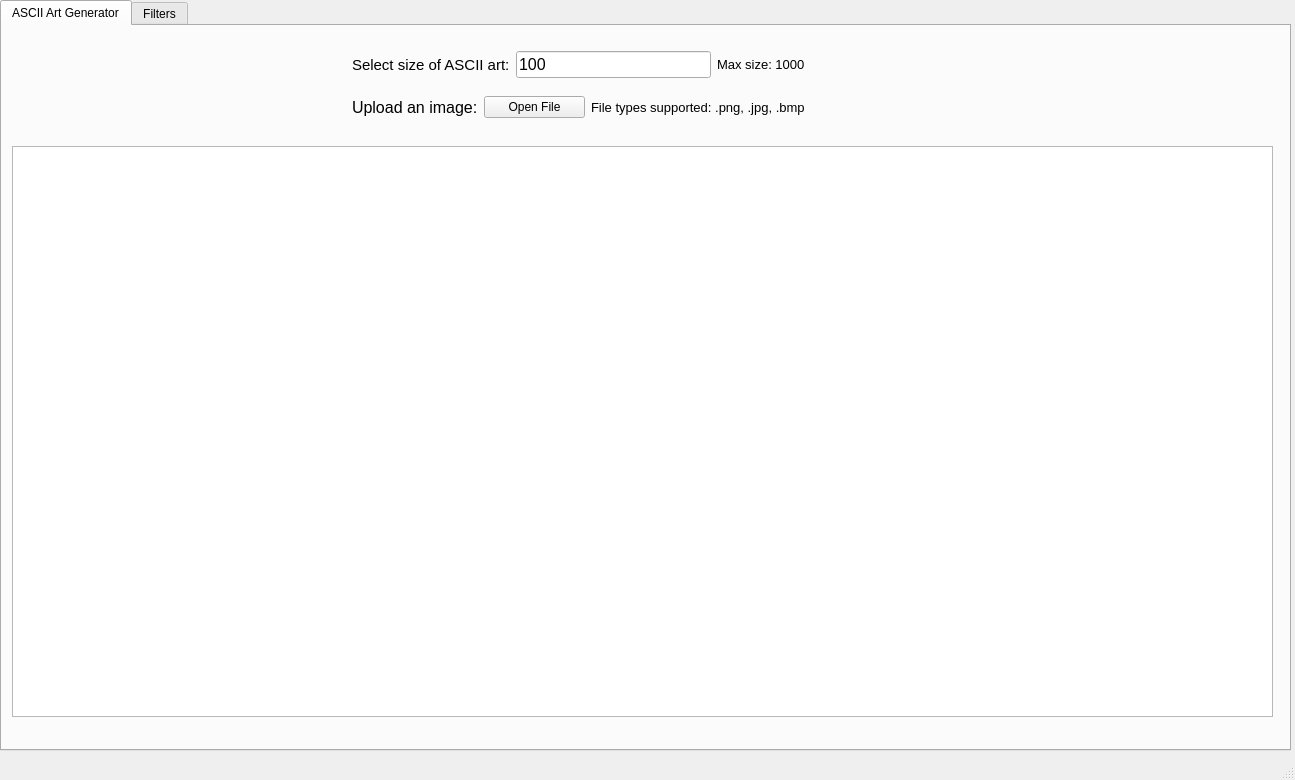
<?xml version="1.0" encoding="UTF-8"?>
<ui version="4.0">
 <class>MainWindow</class>
 <widget class="QMainWindow" name="MainWindow">
  <property name="geometry">
   <rect>
    <x>0</x>
    <y>0</y>
    <width>1295</width>
    <height>780</height>
   </rect>
  </property>
  <property name="windowTitle">
   <string>MainWindow</string>
  </property>
  <widget class="QWidget" name="centralwidget">
   <widget class="QTabWidget" name="tabWidget">
    <property name="geometry">
     <rect>
      <x>0</x>
      <y>0</y>
      <width>1291</width>
      <height>751</height>
     </rect>
    </property>
    <property name="currentIndex">
     <number>0</number>
    </property>
    <widget class="QWidget" name="tab">
     <attribute name="title">
      <string>ASCII Art Generator</string>
     </attribute>
     <widget class="QPlainTextEdit" name="plainTextEdit">
      <property name="enabled">
       <bool>true</bool>
      </property>
      <property name="geometry">
       <rect>
        <x>10</x>
        <y>120</y>
        <width>1261</width>
        <height>571</height>
       </rect>
      </property>
      <property name="font">
       <font>
        <family>Lucida Console</family>
        <pointsize>8</pointsize>
       </font>
      </property>
     </widget>
     <widget class="QWidget" name="layoutWidget">
      <property name="geometry">
       <rect>
        <x>350</x>
        <y>20</y>
        <width>453</width>
        <height>80</height>
       </rect>
      </property>
      <layout class="QVBoxLayout" name="verticalLayout">
       <item>
        <layout class="QHBoxLayout" name="horizontalLayout">
         <item>
          <widget class="QLabel" name="selectSizeLabel">
           <property name="font">
            <font>
             <pointsize>11</pointsize>
            </font>
           </property>
           <property name="text">
            <string>Select size of ASCII art:</string>
           </property>
          </widget>
         </item>
         <item>
          <widget class="QLineEdit" name="widthLineEdit">
           <property name="font">
            <font>
             <pointsize>12</pointsize>
            </font>
           </property>
           <property name="text">
            <string>100</string>
           </property>
          </widget>
         </item>
         <item>
          <widget class="QLabel" name="maxSizeLabel">
           <property name="font">
            <font>
             <pointsize>10</pointsize>
            </font>
           </property>
           <property name="text">
            <string>Max size: 1000</string>
           </property>
          </widget>
         </item>
        </layout>
       </item>
       <item>
        <layout class="QHBoxLayout" name="horizontalLayout_2">
         <item>
          <widget class="QLabel" name="uploadImageLabel">
           <property name="font">
            <font>
             <pointsize>12</pointsize>
            </font>
           </property>
           <property name="text">
            <string>Upload an image:</string>
           </property>
           <property name="margin">
            <number>9</number>
           </property>
          </widget>
         </item>
         <item>
          <widget class="QPushButton" name="pushButtonASCII">
           <property name="text">
            <string>Open File</string>
           </property>
          </widget>
         </item>
         <item>
          <widget class="QLabel" name="fileTypesLabel">
           <property name="font">
            <font>
             <pointsize>10</pointsize>
            </font>
           </property>
           <property name="text">
            <string>File types supported: .png, .jpg, .bmp</string>
           </property>
          </widget>
         </item>
        </layout>
       </item>
      </layout>
     </widget>
     <widget class="QLabel" name="errorLabelASCII">
      <property name="geometry">
       <rect>
        <x>870</x>
        <y>10</y>
        <width>351</width>
        <height>91</height>
       </rect>
      </property>
      <property name="text">
       <string/>
      </property>
     </widget>
    </widget>
    <widget class="QWidget" name="tab_2">
     <attribute name="title">
      <string>Filters</string>
     </attribute>
     <widget class="QWidget" name="layoutWidget">
      <property name="geometry">
       <rect>
        <x>270</x>
        <y>50</y>
        <width>451</width>
        <height>41</height>
       </rect>
      </property>
      <layout class="QHBoxLayout" name="horizontalLayout_3">
       <item>
        <widget class="QLabel" name="uploadImageLabel_2">
         <property name="font">
          <font>
           <pointsize>12</pointsize>
          </font>
         </property>
         <property name="text">
          <string>Upload an image:</string>
         </property>
         <property name="margin">
          <number>9</number>
         </property>
        </widget>
       </item>
       <item>
        <widget class="QPushButton" name="pushButtonFilters">
         <property name="text">
          <string>Open File</string>
         </property>
        </widget>
       </item>
       <item>
        <widget class="QLabel" name="fileTypesLabel_2">
         <property name="font">
          <font>
           <pointsize>10</pointsize>
          </font>
         </property>
         <property name="text">
          <string>File types supported: .png, .jpg, .bmp</string>
         </property>
        </widget>
       </item>
      </layout>
     </widget>
     <widget class="QLabel" name="errorLabelFilters">
      <property name="geometry">
       <rect>
        <x>910</x>
        <y>20</y>
        <width>301</width>
        <height>71</height>
       </rect>
      </property>
      <property name="text">
       <string/>
      </property>
     </widget>
     <widget class="QLabel" name="imageLabelFilters">
      <property name="geometry">
       <rect>
        <x>140</x>
        <y>110</y>
        <width>721</width>
        <height>431</height>
       </rect>
      </property>
      <property name="text">
       <string/>
      </property>
     </widget>
     <widget class="QWidget" name="layoutWidget">
      <property name="geometry">
       <rect>
        <x>910</x>
        <y>140</y>
        <width>256</width>
        <height>56</height>
       </rect>
      </property>
      <layout class="QVBoxLayout" name="verticalLayout_2">
       <item>
        <layout class="QHBoxLayout" name="radioButtons">
         <item>
          <widget class="QRadioButton" name="noFilterRadioButton">
           <property name="text">
            <string>No filter</string>
           </property>
          </widget>
         </item>
         <item>
          <widget class="QRadioButton" name="blackAndWhiteRadioButton">
           <property name="text">
            <string>Black and White</string>
           </property>
          </widget>
         </item>
         <item>
          <widget class="QRadioButton" name="blurRadioButton">
           <property name="text">
            <string>Blur</string>
           </property>
          </widget>
         </item>
        </layout>
       </item>
       <item>
        <layout class="QHBoxLayout" name="radioButtons_2">
         <item>
          <widget class="QRadioButton" name="contrastRadioButton">
           <property name="text">
            <string>Contrast</string>
           </property>
          </widget>
         </item>
         <item>
          <widget class="QRadioButton" name="saturationRadioButton">
           <property name="text">
            <string>Saturation</string>
           </property>
          </widget>
         </item>
         <item>
          <widget class="QRadioButton" name="temperatureRadioButton">
           <property name="text">
            <string>Temperature</string>
           </property>
          </widget>
         </item>
        </layout>
       </item>
      </layout>
     </widget>
     <widget class="QSlider" name="blackAndWhiteSlider">
      <property name="enabled">
       <bool>true</bool>
      </property>
      <property name="geometry">
       <rect>
        <x>950</x>
        <y>330</y>
        <width>281</width>
        <height>16</height>
       </rect>
      </property>
      <property name="mouseTracking">
       <bool>true</bool>
      </property>
      <property name="minimum">
       <number>-1000</number>
      </property>
      <property name="maximum">
       <number>1000</number>
      </property>
      <property name="orientation">
       <enum>Qt::Orientation::Horizontal</enum>
      </property>
     </widget>
     <widget class="QLabel" name="blackAndWhiteMin">
      <property name="geometry">
       <rect>
        <x>1080</x>
        <y>340</y>
        <width>21</width>
        <height>31</height>
       </rect>
      </property>
      <property name="text">
       <string>  0</string>
      </property>
     </widget>
     <widget class="QLabel" name="blackAndWhiteMax">
      <property name="geometry">
       <rect>
        <x>1220</x>
        <y>340</y>
        <width>21</width>
        <height>31</height>
       </rect>
      </property>
      <property name="text">
       <string>  1</string>
      </property>
     </widget>
     <widget class="QSlider" name="nonNormalSlider">
      <property name="enabled">
       <bool>true</bool>
      </property>
      <property name="geometry">
       <rect>
        <x>950</x>
        <y>390</y>
        <width>281</width>
        <height>16</height>
       </rect>
      </property>
      <property name="mouseTracking">
       <bool>true</bool>
      </property>
      <property name="maximum">
       <number>5000</number>
      </property>
      <property name="value">
       <number>1000</number>
      </property>
      <property name="orientation">
       <enum>Qt::Orientation::Horizontal</enum>
      </property>
     </widget>
     <widget class="QLabel" name="nonNormalMin">
      <property name="geometry">
       <rect>
        <x>950</x>
        <y>410</y>
        <width>21</width>
        <height>31</height>
       </rect>
      </property>
      <property name="text">
       <string>0</string>
      </property>
     </widget>
     <widget class="QLabel" name="nonNormalMax">
      <property name="geometry">
       <rect>
        <x>1220</x>
        <y>410</y>
        <width>16</width>
        <height>31</height>
       </rect>
      </property>
      <property name="text">
       <string>  5</string>
      </property>
     </widget>
     <widget class="QLabel" name="nonNormalMax_2">
      <property name="geometry">
       <rect>
        <x>1000</x>
        <y>410</y>
        <width>16</width>
        <height>31</height>
       </rect>
      </property>
      <property name="text">
       <string>  1</string>
      </property>
     </widget>
     <widget class="QPushButton" name="downloadPushButton">
      <property name="geometry">
       <rect>
        <x>1010</x>
        <y>520</y>
        <width>111</width>
        <height>24</height>
       </rect>
      </property>
      <property name="text">
       <string>Download Image</string>
      </property>
     </widget>
     <widget class="QLabel" name="blackAndWhiteMax_2">
      <property name="geometry">
       <rect>
        <x>940</x>
        <y>340</y>
        <width>21</width>
        <height>31</height>
       </rect>
      </property>
      <property name="text">
       <string>  -1</string>
      </property>
     </widget>
     <widget class="QLabel" name="noticeLabelFilters">
      <property name="geometry">
       <rect>
        <x>920</x>
        <y>220</y>
        <width>301</width>
        <height>91</height>
       </rect>
      </property>
      <property name="text">
       <string/>
      </property>
     </widget>
    </widget>
   </widget>
  </widget>
  <widget class="QMenuBar" name="menubar">
   <property name="geometry">
    <rect>
     <x>0</x>
     <y>0</y>
     <width>1295</width>
     <height>21</height>
    </rect>
   </property>
  </widget>
  <widget class="QStatusBar" name="statusbar"/>
 </widget>
 <resources/>
 <connections/>
</ui>
